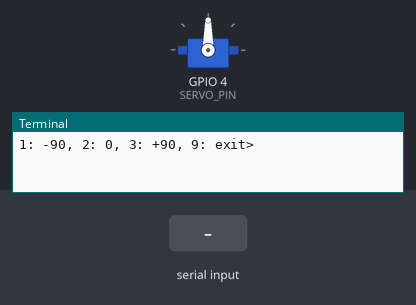
Bench run of a program on a simulated Raspberry Pi (BCM pin numbers). On the bench: servo, the last lines printed to the terminal. The test bench sets the inputs (shaded band). Servo angles are drawn from the pulse width (0.5 ms = 0°, 2.5 ms = 180°).

Above: at 1.2 s.
1.3 s: "1" typed at the terminal, then Enter
At 2.0 s:
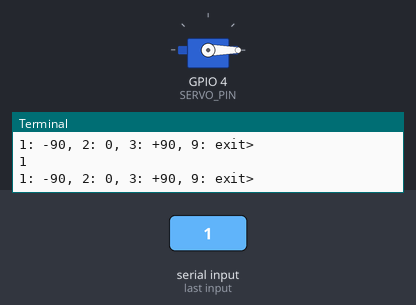
2.8 s: "3" typed at the terminal, then Enter
At 3.2 s:
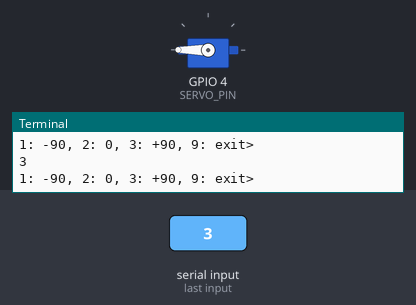
4.3 s: "2" typed at the terminal, then Enter
At 5.5 s:
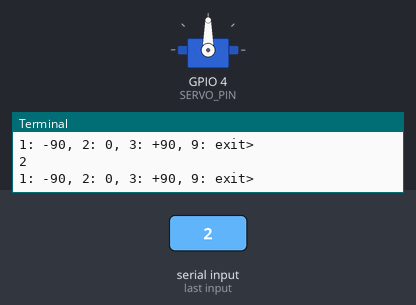
Timing chart, 0 to 7.3 s (numbered marks = the images above; inputs shaded):
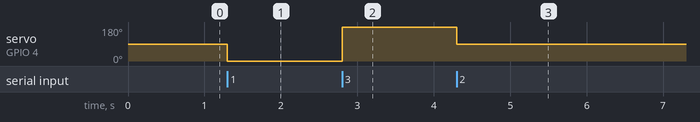

The program:

servo_motor.py
```python
import RPi.GPIO as GPIO

SERVO_PIN = 4

GPIO.setmode(GPIO.BCM)
GPIO.setup(SERVO_PIN, GPIO.OUT)

#주파수 설정(50hz)
pwm = GPIO.PWM(SERVO_PIN, 50)
pwm.start(7.5) #Duty cycle 7.5(0도)

try:
    while True:
       val = input('1: -90, 2: 0, 3: +90, 9: exit>')
       if val == '1':
           # pwm.ChangeDutyCycle(5) # -45도
           pwm.ChangeDutyCycle(2.5) # -90도
       elif val == '2':
           pwm.ChangeDutyCycle(7.5) # 0도
       elif  val == '3':
           # pwm.ChangeDutyCycle(10) # +45도
           pwm.ChangeDutyCycle(12.5) # +90도
       elif val == '9':
           break
finally:
    pwm.stop()
    GPIO.cleanup()
```

Measured:
- after the input at 1.3 s, servo on GPIO 4 (SERVO_PIN): 90° → 0° at once
- after the input at 2.8 s, servo on GPIO 4 (SERVO_PIN): 0° → 180° at once
- after the input at 4.3 s, servo on GPIO 4 (SERVO_PIN): 180° → 90° at once
